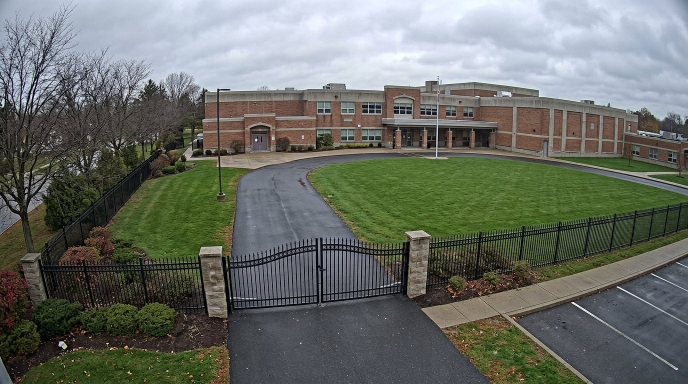
#> input picture ml/assets/scenes/courtyard_cctv.jpg, 1376 x 768 px (shown at 1/2 size); its folder holds 3 pictures in this run
$ python generate_dataset.py
#> lines starting #> are read from the running program, lines starting #| are printed output that depends on the picture
from __future__ import annotations

import random
from pathlib import Path
import cv2
import numpy as np


CLASS_MAP = {
    "dog": 0,
    "weapon": 1,
    "suspicious_bag": 2,
}


def extract_foreground_rgba(img_bgr: np.ndarray, white_thresh: int = 226) -> np.ndarray:
    """Выделяет объект с белого студийного фона в RGBA с мягкой антиалиас-границей и обрезкой пустых полей."""
    gray = cv2.cvtColor(img_bgr, cv2.COLOR_BGR2GRAY)
    # Маска переднего плана: исключаем студийную полутень на белом полу (яркая И ненасыщенная область)
    hsv = cv2.cvtColor(img_bgr, cv2.COLOR_BGR2HSV)
    mask = ((gray < white_thresh) | ((gray < 245) & (hsv[:, :, 1] > 32))).astype(np.uint8) * 255

    kernel = cv2.getStructuringElement(cv2.MORPH_ELLIPSE, (5, 5))
    mask = cv2.morphologyEx(mask, cv2.MORPH_CLOSE, kernel, iterations=2)
    mask = cv2.morphologyEx(mask, cv2.MORPH_OPEN, kernel, iterations=1)

    ys, xs = np.where(mask > 0)
    if len(xs) < 25 or len(ys) < 25:
        h, w = img_bgr.shape[:2]
        rgba = cv2.cvtColor(img_bgr, cv2.COLOR_BGR2BGRA)
        rgba[:, :, 3] = 255
        return rgba

    pad = 4
    x1, x2 = max(0, int(xs.min()) - pad), min(img_bgr.shape[1], int(xs.max()) + pad)
    y1, y2 = max(0, int(ys.min()) - pad), min(img_bgr.shape[0], int(ys.max()) + pad)

    crop_bgr = img_bgr[y1:y2, x1:x2].copy()
    crop_mask = cv2.GaussianBlur(mask[y1:y2, x1:x2], (3, 3), 0)

    rgba = cv2.cvtColor(crop_bgr, cv2.COLOR_BGR2BGRA)
    rgba[:, :, 3] = crop_mask
    return rgba


# [55 lines left out: function paste_sprite, not called in this run]


def ensure_custom_dataset(project_root: Path, train_count: int = 36, val_count: int = 12) -> dict:
    """Генерирует размеченный YOLO-датасет для 3 классов безопасности, если базовые кадры ещё не созданы."""
#> called with train_count = 36, val_count = 12
    ds_root = project_root / "ml" / "datasets" / "custom"
    for split in ("train", "val"):
        (ds_root / "images" / split).mkdir(parents=True, exist_ok=True)
        (ds_root / "labels" / split).mkdir(parents=True, exist_ok=True)

    existing_train = list((ds_root / "images" / "train").glob("seed_*.jpg"))
    if len(existing_train) >= train_count:
        return get_dataset_stats(project_root)

    assets_dir = project_root / "ml" / "assets"
    scenes = [
        cv2.imread(str(p))
        for p in sorted((assets_dir / "scenes").glob("*.jpg"))
        if cv2.imread(str(p)) is not None
    ]
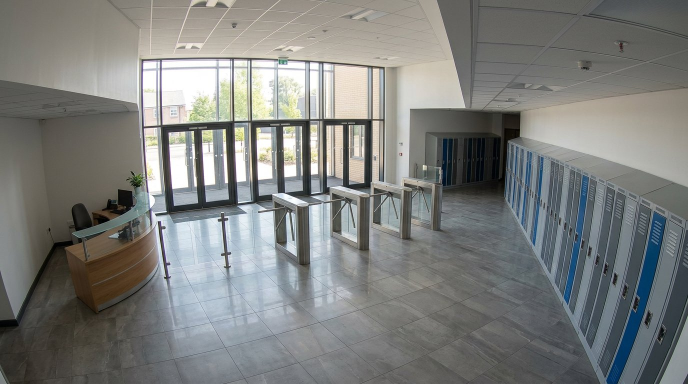
#> input picture ml/assets/scenes/entrance_cctv.jpg, 1376 x 768 px (shown at 1/2 size)
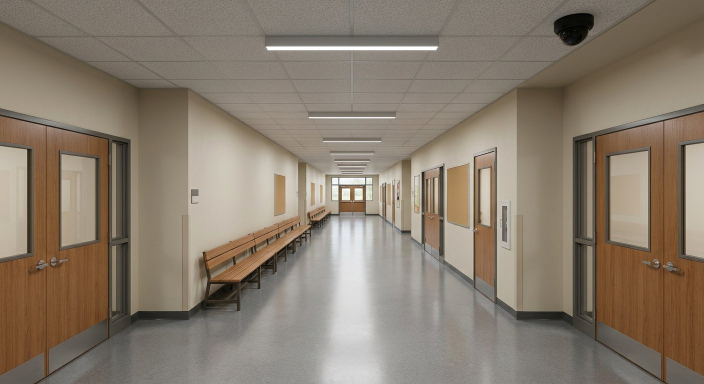
#> input picture ml/assets/scenes/hallway_cctv.jpg, 1408 x 768 px (shown at 1/2 size)
#> scenes = 3 items
    if not scenes:
        fallback = np.full((540, 960, 3), 120, dtype=np.uint8)
        scenes = [fallback]

    sprites = {
        "dog": extract_foreground_rgba(cv2.imread(str(assets_dir / "sprites" / "dog_white.png"))),
        "weapon": extract_foreground_rgba(cv2.imread(str(assets_dir / "sprites" / "weapon_white.jpg"))),
        "suspicious_bag": extract_foreground_rgba(cv2.imread(str(assets_dir / "sprites" / "backpack_white.png"))),
        "person": extract_foreground_rgba(cv2.imread(str(assets_dir / "sprites" / "student_white.png"))),
    }

    rng = random.Random(42)

    for split, count in (("train", train_count), ("val", val_count)):
        for idx in range(count):
            bg = scenes[idx % len(scenes)].copy()
            bg = cv2.resize(bg, (960, 540))

            # Небольшая аугментация освещённости камеры
            gain = rng.uniform(0.86, 1.14)
            bias = rng.uniform(-12, 12)
            bg = np.clip(bg.astype(np.float32) * gain + bias, 0, 255).astype(np.uint8)

            labels: list[str] = []

            # Иногда добавляем проходящего человека как hard-negative фон (без метки нарушения)
            if rng.random() < 0.45:
                p_sprite = sprites["person"]
                if rng.random() < 0.5:
                    p_sprite = cv2.flip(p_sprite, 1)
                paste_sprite(
                    bg,
                    p_sprite,
                    center_x=rng.randint(150, 810),
                    bottom_y=rng.randint(360, 515),
                    target_h=rng.randint(210, 310),
                )

            # Гарантированно размещаем 1-2 целевых объекта из классов dog / weapon / suspicious_bag
            target_cls_names = [list(CLASS_MAP.keys())[idx % 3]]
            if rng.random() < 0.4:
                target_cls_names.append(rng.choice(list(CLASS_MAP.keys())))

            for cls_name in target_cls_names:
                sp = sprites[cls_name].copy()
                if rng.random() < 0.5:
                    sp = cv2.flip(sp, 1)

                if cls_name == "dog":
                    th = rng.randint(95, 165)
                elif cls_name == "suspicious_bag":
                    th = rng.randint(90, 155)
                else:
                    th = rng.randint(68, 125)

                bbox = paste_sprite(
                    bg,
                    sp,
                    center_x=rng.randint(140, 820),
                    bottom_y=rng.randint(290, 510),
                    target_h=th,
                    draw_shadow=(cls_name != "weapon"),
                )
                if bbox:
                    x1, y1, x2, y2 = bbox
                    cx = ((x1 + x2) / 2.0) / 960.0
                    cy = ((y1 + y2) / 2.0) / 540.0
                    bw = (x2 - x1) / 960.0
                    bh = (y2 - y1) / 540.0
                    labels.append(f"{CLASS_MAP[cls_name]} {cx:.6f} {cy:.6f} {bw:.6f} {bh:.6f}")

            stem = f"seed_{split}_{idx:03d}"
            cv2.imwrite(str(ds_root / "images" / split / f"{stem}.jpg"), bg, [int(cv2.IMWRITE_JPEG_QUALITY), 90])
            (ds_root / "labels" / split / f"{stem}.txt").write_text("\n".join(labels), encoding="utf-8")

    return get_dataset_stats(project_root)


# [31 lines left out: function get_dataset_stats, not called in this run]


if __name__ == "__main__":
    root = Path(__file__).resolve().parents[2]
#> (the run stopped early here; a loop or call above may not have finished)
